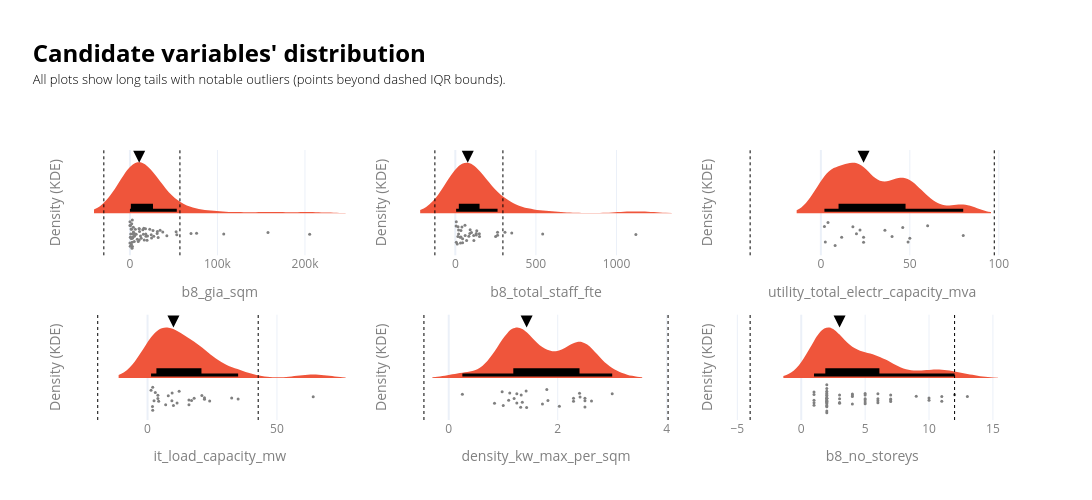

This figure's notebook cell:
### Markdown cell above
The correlation matrix indicates strong positive relationships between several measures of data-centre scale, with many pairwise correlations ranging from approximately 0.69 to 0.85. Some relationships are weaker. An interesting exception is GIA per hectare, calculated as gross internal area divided by site area. Despite being derived directly from GIA and site area, this intensity measure shows relatively weak correlations with many of the other variables. This suggests that absolute facility size and development intensity capture different characteristics of data centres.

The stronger correlations between absolute scale measures, alongside the weaker relationships for the intensity measure, support further exploration of GIA as a predictor of staff numbers.

### Code cell
#| include: false
# ___________________________________________________________________________________________________________
# Checking the distributions
# ___________________________________________________________________________________________________________
value_cols = ["b8_gia_sqm","b8_total_staff_fte", "utility_total_electr_capacity_mva", "it_load_capacity_mw","density_kw_max_per_sqm",  "b8_no_storeys"]
cols_to_show = ['id', 'lpa_name', 'current_occupier'] + value_cols

df0 = data_ldn_exstg.copy()

n = len(value_cols)
ncols = 3
nrows = math.ceil(n / ncols)
base_color = px.colors.qualitative.Plotly[1]
fig = make_subplots(rows=nrows, cols=ncols, horizontal_spacing=0.05,vertical_spacing=0.22)
# _________________________________________________________________
# Violin plots
# _________________________________________________________________
for idx, value_col in enumerate(value_cols):
    r = idx // ncols + 1
    c = idx % ncols + 1
    df = df0.dropna(subset=[value_col]).copy()
    if df.empty:
        continue

    subset_customdata = df[cols_to_show].to_numpy()
    hovertemplate = "<br>".join([f"{col}: %{{customdata[{i}]}}" for i, col in enumerate(cols_to_show)])
    median_value = df[value_col].median()

    # # IQR bounds. Using the IQR, the outlier data points are the ones falling below Q1–1.5 IQR or above Q3 + 1.5 IQR: https://careerfoundry.com/en/blog/data-analytics/how-to-find-outliers/
    q1x, q3x = df[value_col].quantile([0.25, 0.75])
    iqrx = q3x - q1x
    low_x, high_x = q1x - 1.5 * iqrx, q3x + 1.5 * iqrx
    iqr_bounds = [low_x, high_x]

    # Auto bandwidth based on numeric range
    vmin, vmax = df[value_col].min(), df[value_col].max()
    rng = vmax - vmin
    if pd.isna(rng) or rng == 0:
        bw_bottom, bw_top = 1, 3
    else:
        bw_bottom = max(rng * 0.03, rng * 0.005)
        bw_top = max(rng * 0.10, rng * 0.02)

    fig.add_trace(go.Violin(
        x=df[value_col],orientation='h', side='positive', width=2, bandwidth=bw_top,line=dict(width=0),
        points="all",jitter=0.3, pointpos=-0.4, marker=dict(color='grey', size=3, opacity=1),
        box_visible=True, box_fillcolor='black', box_line=dict(color='black', width=3), box_width=0.2,
        fillcolor=base_color, showlegend=False, customdata=subset_customdata, hovertemplate=hovertemplate,
    ), row=r, col=c)
# _________________________________________________________________
# Helper elements
# _________________________________________________________________
    # IQR bounds
    for i, b in enumerate(iqr_bounds):
        fig.add_vline(x=b, line_width=1, line_dash="dot", line_color="black", row=r, col=c, showlegend=False)
        # invisible point just for hover
        fig.add_trace(go.Scatter(x=[b], y=[0],mode="markers", marker=dict(opacity=0),hovertemplate=f"IQR bound: {b:,.2f}<extra></extra>",showlegend=False,), row=r, col=c)

    # Median arrow
    fig.add_trace(go.Scatter(x=[median_value], mode='markers', marker=dict(symbol='arrow-down', color='black', size=12), showlegend=False,  hovertemplate="<br>".join([f"Median: {median_value}"])), row=r, col=c)
    
    # Style subplot axes
    fig.update_yaxes(showticklabels=False, title="Density (KDE)", ticks="", showgrid=False, zeroline=False, row=r, col=c)
    fig.update_xaxes(title_text=value_col, row=r, col=c)
    fig.update_xaxes(tickangle=0, tickfont=dict(color=labels_colour), title_font=dict(color=labels_colour))
    fig.update_yaxes(tickfont=dict(color=labels_colour), title_font=dict(color=labels_colour))

fig.update_layout(violinmode='overlay', width=1400, height=250 * nrows, template='plotly_white',
    title=dict(
        text=(
            f"<br><span style='font-size:24px; font-weight:bold; color:{notes_colour}; display:block; margin-bottom:2px;'>"
            "Candidate variables' distribution"
            "</span><br>"
            f"<span style='font-size:13px; font-weight:300; color:{notes_colour}; display:block; margin-bottom:0px;'>"
            "All plots show long tails with notable outliers (points beyond dashed IQR bounds)."
            "</span><br>"
        ),
        x=0.03, xanchor="left", y=0.92, yanchor="top",
    ),
    margin=dict(t=150),
)
fig.show(config={
    "toImageButtonOptions": {
        "format": "png",
        "filename": "figure",
        "scale": 4
    }
})

### Figure 1 — Plotly figure (JSON) as saved in the notebook; plotly's stock layout.template omitted (floating-point values rounded to 4 significant figures; data arrays with more than 128 entries replaced by an {"elided": "..."} marker saying what was removed)
{"data": [{"bandwidth": 20530.0, "box": {"fillcolor": "black", "line": {"color": "black", "width": 3}, "visible": true, "width": 0.2}, "customdata": {"elided": "63x9 mixed values"}, "fillcolor": "#EF553B", "hovertemplate": "id: %{customdata[0]}<br>lpa_name: %{customdata[1]}<br>current_occupier: %{customdata[2]}<br>b8_gia_sqm: %{customdata[3]}<br>b8_total_staff_fte: %{customdata[4]}<br>utility_total_electr_capacity_mva: %{customdata[5]}<br>it_load_capacity_mw: %{customdata[6]}<br>density_kw_max_per_sqm: %{customdata[7]}<br>b8_no_storeys: %{customdata[8]}", "jitter": 0.3, "line": {"width": 0}, "marker": {"color": "grey", "opacity": 1, "size": 3}, "orientation": "h", "pointpos": -0.4, "points": "all", "showlegend": false, "side": "positive", "type": "violin", "width": 2, "x": [8450.0, 27.0, 2400.0, 27220.0, 16410.0, 1895.0, 3900.0, 12080.0, 18120.0, 6200.0, 5400.0, 37550.0, 1517.0, 2500.0, 18350.0, 69830.0, 4000.0, 7150.0, 10710.0, 26340.0, 11000.0, 2900.0, 1320.0, 20080.0, 2037.0, 690.0, 2850.0, 31120.0, 15890.0, 12900.0, 24.0, 3282.0, 14730.0, 490.0, 4104.0, 3198.0, 9553.0, 31410.0, 925.9, 1850.0, 32300.0, 19580.0, 17790.0, 24720.0, 52800.0, 53570.0, 157700.0, 2775.0, 5000.0, 10630.0, 22660.0, 1657.0, 42210.0, 15410.0, 107200.0, 352.0, 205400.0, 76180.0, 10410.0, 24370.0, 34500.0, 90.0, 5266.0], "xaxis": "x", "yaxis": "y"}, {"hovertemplate": "IQR bound: -29,789.22<extra></extra>", "marker": {"opacity": 0}, "mode": "markers", "showlegend": false, "type": "scatter", "x": [-29790.0], "xaxis": "x", "y": [0], "yaxis": "y"}, {"hovertemplate": "IQR bound: 57,148.70<extra></extra>", "marker": {"opacity": 0}, "mode": "markers", "showlegend": false, "type": "scatter", "x": [57150.0], "xaxis": "x", "y": [0], "yaxis": "y"}, {"hovertemplate": "Median: 10628.0", "marker": {"color": "black", "size": 12, "symbol": "arrow-down"}, "mode": "markers", "showlegend": false, "type": "scatter", "x": [10628], "xaxis": "x", "yaxis": "y"}, {"bandwidth": 111.5, "box": {"fillcolor": "black", "line": {"color": "black", "width": 3}, "visible": true, "width": 0.2}, "customdata": {"elided": "36x9 mixed values"}, "fillcolor": "#EF553B", "hovertemplate": "id: %{customdata[0]}<br>lpa_name: %{customdata[1]}<br>current_occupier: %{customdata[2]}<br>b8_gia_sqm: %{customdata[3]}<br>b8_total_staff_fte: %{customdata[4]}<br>utility_total_electr_capacity_mva: %{customdata[5]}<br>it_load_capacity_mw: %{customdata[6]}<br>density_kw_max_per_sqm: %{customdata[7]}<br>b8_no_storeys: %{customdata[8]}", "jitter": 0.3, "line": {"width": 0}, "marker": {"color": "grey", "opacity": 1, "size": 3}, "orientation": "h", "pointpos": -0.4, "points": "all", "showlegend": false, "side": "positive", "type": "violin", "width": 2, "x": [92.0, 262.0, 35.0, 16.0, 100.0, 84.0, 6.0, 90.0, 60.0, 45.0, 70.0, 115.0, 262.0, 45.0, 250.0, 12.0, 41.0, 6.0, 61.0, 17.0, 5.0, 35.0, 20.0, 32.0, 150.0, 133.0, 1120.0, 350.0, 114.0, 130.0, 542.0, 130.0, 30.0, 149.0, 308.0, 20.0], "xaxis": "x2", "yaxis": "y2"}, {"hovertemplate": "IQR bound: -126.75<extra></extra>", "marker": {"opacity": 0}, "mode": "markers", "showlegend": false, "type": "scatter", "x": [-126.8], "xaxis": "x2", "y": [0], "yaxis": "y2"}, {"hovertemplate": "IQR bound: 295.25<extra></extra>", "marker": {"opacity": 0}, "mode": "markers", "showlegend": false, "type": "scatter", "x": [295.2], "xaxis": "x2", "y": [0], "yaxis": "y2"}, {"hovertemplate": "Median: 77.0", "marker": {"color": "black", "size": 12, "symbol": "arrow-down"}, "mode": "markers", "showlegend": false, "type": "scatter", "x": [77], "xaxis": "x2", "yaxis": "y2"}, {"bandwidth": 7.8, "box": {"fillcolor": "black", "line": {"color": "black", "width": 3}, "visible": true, "width": 0.2}, "customdata": {"elided": "17x9 mixed values"}, "fillcolor": "#EF553B", "hovertemplate": "id: %{customdata[0]}<br>lpa_name: %{customdata[1]}<br>current_occupier: %{customdata[2]}<br>b8_gia_sqm: %{customdata[3]}<br>b8_total_staff_fte: %{customdata[4]}<br>utility_total_electr_capacity_mva: %{customdata[5]}<br>it_load_capacity_mw: %{customdata[6]}<br>density_kw_max_per_sqm: %{customdata[7]}<br>b8_no_storeys: %{customdata[8]}", "jitter": 0.3, "line": {"width": 0}, "marker": {"color": "grey", "opacity": 1, "size": 3}, "orientation": "h", "pointpos": -0.4, "points": "all", "showlegend": false, "side": "positive", "type": "violin", "width": 2, "x": [2.0, 18.0, 22.0, 4.0, 46.0, 60.0, 40.0, 8.0, 50.0, 11.7, 20.0, 2.5, 36.0, 49.0, 24.0, 24.0, 80.0], "xaxis": "x3", "yaxis": "y3"}, {"hovertemplate": "IQR bound: -39.75<extra></extra>", "marker": {"opacity": 0}, "mode": "markers", "showlegend": false, "type": "scatter", "x": [-39.75], "xaxis": "x3", "y": [0], "yaxis": "y3"}, {"hovertemplate": "IQR bound: 97.45<extra></extra>", "marker": {"opacity": 0}, "mode": "markers", "showlegend": false, "type": "scatter", "x": [97.45], "xaxis": "x3", "y": [0], "yaxis": "y3"}, {"hovertemplate": "Median: 24.0", "marker": {"color": "black", "size": 12, "symbol": "arrow-down"}, "mode": "markers", "showlegend": false, "type": "scatter", "x": [24], "xaxis": "x3", "yaxis": "y3"}, {"bandwidth": 6.265, "box": {"fillcolor": "black", "line": {"color": "black", "width": 3}, "visible": true, "width": 0.2}, "customdata": {"elided": "27x9 mixed values"}, "fillcolor": "#EF553B", "hovertemplate": "id: %{customdata[0]}<br>lpa_name: %{customdata[1]}<br>current_occupier: %{customdata[2]}<br>b8_gia_sqm: %{customdata[3]}<br>b8_total_staff_fte: %{customdata[4]}<br>utility_total_electr_capacity_mva: %{customdata[5]}<br>it_load_capacity_mw: %{customdata[6]}<br>density_kw_max_per_sqm: %{customdata[7]}<br>b8_no_storeys: %{customdata[8]}", "jitter": 0.3, "line": {"width": 0}, "marker": {"color": "grey", "opacity": 1, "size": 3}, "orientation": "h", "pointpos": -0.4, "points": "all", "showlegend": false, "side": "positive", "type": "violin", "width": 2, "x": [9.5, 2.0, 18.0, 4.0, 11.4, 3.0, 10.0, 1.9, 2.5, 22.0, 35.0, 4.0, 21.0, 22.0, 4.3, 8.0, 7.0, 2.0, 12.2, 1.35, 17.0, 9.4, 24.0, 32.5, 16.0, 16.0, 64.0], "xaxis": "x4", "yaxis": "y4"}, {"hovertemplate": "IQR bound: -19.25<extra></extra>", "marker": {"opacity": 0}, "mode": "markers", "showlegend": false, "type": "scatter", "x": [-19.25], "xaxis": "x4", "y": [0], "yaxis": "y4"}, {"hovertemplate": "IQR bound: 42.75<extra></extra>", "marker": {"opacity": 0}, "mode": "markers", "showlegend": false, "type": "scatter", "x": [42.75], "xaxis": "x4", "y": [0], "yaxis": "y4"}, {"hovertemplate": "Median: 10.0", "marker": {"color": "black", "size": 12, "symbol": "arrow-down"}, "mode": "markers", "showlegend": false, "type": "scatter", "x": [10], "xaxis": "x4", "yaxis": "y4"}, {"bandwidth": 0.275, "box": {"fillcolor": "black", "line": {"color": "black", "width": 3}, "visible": true, "width": 0.2}, "customdata": {"elided": "27x9 mixed values"}, "fillcolor": "#EF553B", "hovertemplate": "id: %{customdata[0]}<br>lpa_name: %{customdata[1]}<br>current_occupier: %{customdata[2]}<br>b8_gia_sqm: %{customdata[3]}<br>b8_total_staff_fte: %{customdata[4]}<br>utility_total_electr_capacity_mva: %{customdata[5]}<br>it_load_capacity_mw: %{customdata[6]}<br>density_kw_max_per_sqm: %{customdata[7]}<br>b8_no_storeys: %{customdata[8]}", "jitter": 0.3, "line": {"width": 0}, "marker": {"color": "grey", "opacity": 1, "size": 3}, "orientation": "h", "pointpos": -0.4, "points": "all", "showlegend": false, "side": "positive", "type": "violin", "width": 2, "x": [1.2, 1.33, 1.32, 1.43, 2.5, 0.25, 2.29, 1.25, 1.12, 2.62, 0.84, 3.0, 1.0, 2.41, 1.82, 1.8, 1.72, 1.25, 1.35, 2.03, 1.1, 1.42, 0.98, 2.4, 2.5, 2.29, 2.5], "xaxis": "x5", "yaxis": "y5"}, {"hovertemplate": "IQR bound: -0.45<extra></extra>", "marker": {"opacity": 0}, "mode": "markers", "showlegend": false, "type": "scatter", "x": [-0.455], "xaxis": "x5", "y": [0], "yaxis": "y5"}, {"hovertemplate": "IQR bound: 4.02<extra></extra>", "marker": {"opacity": 0}, "mode": "markers", "showlegend": false, "type": "scatter", "x": [4.025], "xaxis": "x5", "y": [0], "yaxis": "y5"}, {"hovertemplate": "Median: 1.43", "marker": {"color": "black", "size": 12, "symbol": "arrow-down"}, "mode": "markers", "showlegend": false, "type": "scatter", "x": [1.43], "xaxis": "x5", "yaxis": "y5"}, {"bandwidth": 1.2, "box": {"fillcolor": "black", "line": {"color": "black", "width": 3}, "visible": true, "width": 0.2}, "customdata": {"elided": "55x9 mixed values"}, "fillcolor": "#EF553B", "hovertemplate": "id: %{customdata[0]}<br>lpa_name: %{customdata[1]}<br>current_occupier: %{customdata[2]}<br>b8_gia_sqm: %{customdata[3]}<br>b8_total_staff_fte: %{customdata[4]}<br>utility_total_electr_capacity_mva: %{customdata[5]}<br>it_load_capacity_mw: %{customdata[6]}<br>density_kw_max_per_sqm: %{customdata[7]}<br>b8_no_storeys: %{customdata[8]}", "jitter": 0.3, "line": {"width": 0}, "marker": {"color": "grey", "opacity": 1, "size": 3}, "orientation": "h", "pointpos": -0.4, "points": "all", "showlegend": false, "side": "positive", "type": "violin", "width": 2, "x": [1.0, 7.0, 12.0, 2.0, 1.0, 3.0, 2.0, 6.0, 5.0, 2.0, 13.0, 2.0, 2.0, 2.0, 2.0, 2.0, 2.0, 6.0, 9.0, 10.0, 5.0, 11.0, 3.0, 7.0, 1.0, 2.0, 5.0, 1.0, 2.0, 3.0, 2.0, 2.0, 2.0, 6.0, 2.0, 2.0, 2.0, 2.0, 7.0, 5.0, 4.0, 2.0, 2.0, 4.0, 2.0, 5.0, 4.0, 6.0, 5.0, 7.0, 3.0, 10.0, 11.0, 1.0, 4.0], "xaxis": "x6", "yaxis": "y6"}, {"hovertemplate": "IQR bound: -4.00<extra></extra>", "marker": {"opacity": 0}, "mode": "markers", "showlegend": false, "type": "scatter", "x": [-4], "xaxis": "x6", "y": [0], "yaxis": "y6"}, {"hovertemplate": "IQR bound: 12.00<extra></extra>", "marker": {"opacity": 0}, "mode": "markers", "showlegend": false, "type": "scatter", "x": [12], "xaxis": "x6", "y": [0], "yaxis": "y6"}, {"hovertemplate": "Median: 3.0", "marker": {"color": "black", "size": 12, "symbol": "arrow-down"}, "mode": "markers", "showlegend": false, "type": "scatter", "x": [3], "xaxis": "x6", "yaxis": "y6"}], "layout": {"height": 500, "margin": {"t": 150}, "shapes": [{"line": {"color": "black", "dash": "dot", "width": 1}, "showlegend": false, "type": "line", "x0": -29790.0, "x1": -29790.0, "xref": "x", "y0": 0, "y1": 1, "yref": "y domain"}, {"line": {"color": "black", "dash": "dot", "width": 1}, "showlegend": false, "type": "line", "x0": 57150.0, "x1": 57150.0, "xref": "x", "y0": 0, "y1": 1, "yref": "y domain"}, {"line": {"color": "black", "dash": "dot", "width": 1}, "showlegend": false, "type": "line", "x0": -126.8, "x1": -126.8, "xref": "x2", "y0": 0, "y1": 1, "yref": "y2 domain"}, {"line": {"color": "black", "dash": "dot", "width": 1}, "showlegend": false, "type": "line", "x0": 295.2, "x1": 295.2, "xref": "x2", "y0": 0, "y1": 1, "yref": "y2 domain"}, {"line": {"color": "black", "dash": "dot", "width": 1}, "showlegend": false, "type": "line", "x0": -39.75, "x1": -39.75, "xref": "x3", "y0": 0, "y1": 1, "yref": "y3 domain"}, {"line": {"color": "black", "dash": "dot", "width": 1}, "showlegend": false, "type": "line", "x0": 97.45, "x1": 97.45, "xref": "x3", "y0": 0, "y1": 1, "yref": "y3 domain"}, {"line": {"color": "black", "dash": "dot", "width": 1}, "showlegend": false, "type": "line", "x0": -19.25, "x1": -19.25, "xref": "x4", "y0": 0, "y1": 1, "yref": "y4 domain"}, {"line": {"color": "black", "dash": "dot", "width": 1}, "showlegend": false, "type": "line", "x0": 42.75, "x1": 42.75, "xref": "x4", "y0": 0, "y1": 1, "yref": "y4 domain"}, {"line": {"color": "black", "dash": "dot", "width": 1}, "showlegend": false, "type": "line", "x0": -0.455, "x1": -0.455, "xref": "x5", "y0": 0, "y1": 1, "yref": "y5 domain"}, {"line": {"color": "black", "dash": "dot", "width": 1}, "showlegend": false, "type": "line", "x0": 4.025, "x1": 4.025, "xref": "x5", "y0": 0, "y1": 1, "yref": "y5 domain"}, {"line": {"color": "black", "dash": "dot", "width": 1}, "showlegend": false, "type": "line", "x0": -4, "x1": -4, "xref": "x6", "y0": 0, "y1": 1, "yref": "y6 domain"}, {"line": {"color": "black", "dash": "dot", "width": 1}, "showlegend": false, "type": "line", "x0": 12, "x1": 12, "xref": "x6", "y0": 0, "y1": 1, "yref": "y6 domain"}], "title": {"text": "<br><span style='font-size:24px; font-weight:bold; color:black; display:block; margin-bottom:2px;'>Candidate variables' distribution</span><br><span style='font-size:13px; font-weight:300; color:black; display:block; margin-bottom:0px;'>All plots show long tails with notable outliers (points beyond dashed IQR bounds).</span><br>", "x": 0.03, "xanchor": "left", "y": 0.92, "yanchor": "top"}, "violinmode": "overlay", "width": 1400, "xaxis": {"anchor": "y", "domain": [0, 0.3], "tickangle": 0, "tickfont": {"color": "grey"}, "title": {"font": {"color": "grey"}, "text": "b8_gia_sqm"}}, "xaxis2": {"anchor": "y2", "domain": [0.35, 0.65], "tickangle": 0, "tickfont": {"color": "grey"}, "title": {"font": {"color": "grey"}, "text": "b8_total_staff_fte"}}, "xaxis3": {"anchor": "y3", "domain": [0.7, 1], "tickangle": 0, "tickfont": {"color": "grey"}, "title": {"font": {"color": "grey"}, "text": "utility_total_electr_capacity_mva"}}, "xaxis4": {"anchor": "y4", "domain": [0, 0.3], "tickangle": 0, "tickfont": {"color": "grey"}, "title": {"font": {"color": "grey"}, "text": "it_load_capacity_mw"}}, "xaxis5": {"anchor": "y5", "domain": [0.35, 0.65], "tickangle": 0, "tickfont": {"color": "grey"}, "title": {"font": {"color": "grey"}, "text": "density_kw_max_per_sqm"}}, "xaxis6": {"anchor": "y6", "domain": [0.7, 1], "tickangle": 0, "tickfont": {"color": "grey"}, "title": {"font": {"color": "grey"}, "text": "b8_no_storeys"}}, "yaxis": {"anchor": "x", "domain": [0.61, 1], "showgrid": false, "showticklabels": false, "tickfont": {"color": "grey"}, "ticks": "", "title": {"font": {"color": "grey"}, "text": "Density (KDE)"}, "zeroline": false}, "yaxis2": {"anchor": "x2", "domain": [0.61, 1], "showgrid": false, "showticklabels": false, "tickfont": {"color": "grey"}, "ticks": "", "title": {"font": {"color": "grey"}, "text": "Density (KDE)"}, "zeroline": false}, "yaxis3": {"anchor": "x3", "domain": [0.61, 1], "showgrid": false, "showticklabels": false, "tickfont": {"color": "grey"}, "ticks": "", "title": {"font": {"color": "grey"}, "text": "Density (KDE)"}, "zeroline": false}, "yaxis4": {"anchor": "x4", "domain": [0, 0.39], "showgrid": false, "showticklabels": false, "tickfont": {"color": "grey"}, "ticks": "", "title": {"font": {"color": "grey"}, "text": "Density (KDE)"}, "zeroline": false}, "yaxis5": {"anchor": "x5", "domain": [0, 0.39], "showgrid": false, "showticklabels": false, "tickfont": {"color": "grey"}, "ticks": "", "title": {"font": {"color": "grey"}, "text": "Density (KDE)"}, "zeroline": false}, "yaxis6": {"anchor": "x6", "domain": [0, 0.39], "showgrid": false, "showticklabels": false, "tickfont": {"color": "grey"}, "ticks": "", "title": {"font": {"color": "grey"}, "text": "Density (KDE)"}, "zeroline": false}}}
